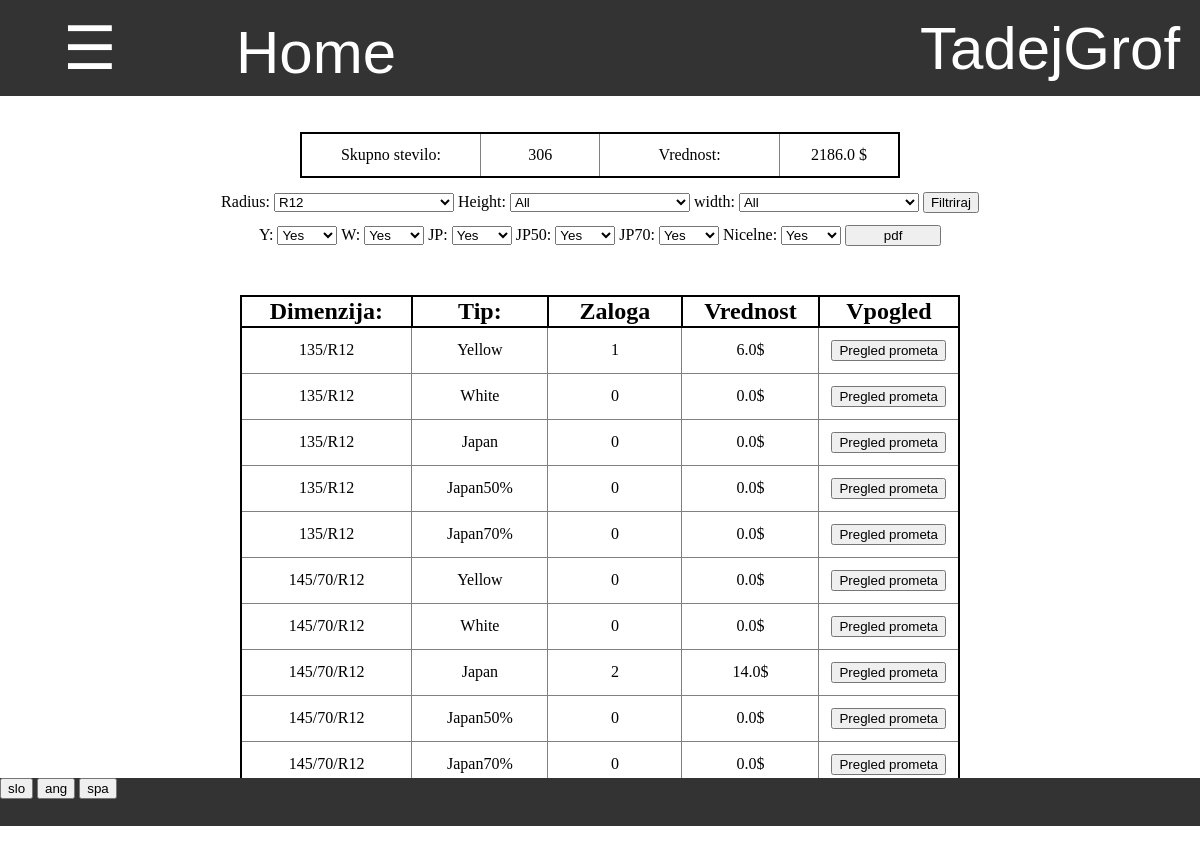
Page /zaloga/ (signed in) on the committed database.
### program/models.py (models this page shows)
class Profil(models.Model):
    user = models.OneToOneField(User,on_delete=models.CASCADE)
    jezik =  models.CharField(default="spa",max_length=3, choices=JEZIKI)

### zaloga/models.py (models this page shows, shortened)
class Zaloga(models.Model):
    title = models.CharField(default="skladisce", max_length=20)
    tip = models.CharField(default="vele_prodaja", choices=TIPI_PRODAJE, max_length=20)
    @property
    def vrni_razlicne_radiuse(self):
        razlicni_radiusi = []
        for radius in self.sestavina_set.all().values('dimenzija__radius').distinct().order_by('dimenzija__radius'):
            razlicni_radiusi.append(radius['dimenzija__radius'])
        return razlicni_radiusi
    @property
    def vrni_dimenzije(self):
        return Dimenzija.objects.all().values_list('dimenzija','radius','height','width','special')
    def cenik(self,tip='vele_prodaja'):
        cene = {}
        cenik = self.sestavina_set.all().prefetch_related('cena_set').filter(cena__prodaja=tip).values(
            'dimenzija__dimenzija',
            'pk',
            'cena',
            'cena__tip',
            'cena__cena')
        for cena in cenik:
            dimenzija = cena['dimenzija__dimenzija']
            tip = cena['cena__tip']
            cena = cena['cena__cena']
            if dimenzija in cene:
                if not tip in cene[dimenzija]:
                    cene[dimenzija].update({tip:float(cena)})
            else:
                    cene.update({dimenzija:{tip:float(cena)}})
        return cene
    @property
    def vrni_tipe(self):
        return TIPI_SESTAVINE

class Sestavina(models.Model):
    zaloga = models.ForeignKey(Zaloga,default=1, on_delete=models.CASCADE)
    dimenzija = models.OneToOneField(Dimenzija, on_delete=models.CASCADE)
    Y = models.IntegerField(default = 0)
    W = models.IntegerField(default = 0)
    JP = models.IntegerField(default = 0)
    JP50 = models.IntegerField(default = 0)
    JP70 = models.IntegerField(default = 0)
    class Meta:
        ordering = ['dimenzija']

### zaloga/views.py (the view, shortened to what this page needs)
# urls.py: path('', views.pregled_zaloge, name='pregled_zaloge'),
@login_required
def pregled_zaloge(request):
    if request.method == "GET":
        sestavine = zaloga.sestavina_set.all()
        radius = request.GET.get('radius','R12')
        height = request.GET.get('height','all')
        width = request.GET.get('width', 'all')
        nicelne = request.GET.get('nicelne','true')
        cenik = zaloga.cenik('vele_prodaja')
        if radius != "all":
            sestavine = sestavine.filter(dimenzija__radius=radius)
        if height != "all":
            sestavine = sestavine.filter(dimenzija__height=height)
        if width != "all":
            if "C" in width:
                width = width.replace('C','')
                sestavine = sestavine.filter(dimenzija__width=width, dimenzija__special = True)
            else:
                sestavine = sestavine.filter(dimenzija__width=width, dimenzija__special = False)
        tipi = []
        for tip in zaloga.vrni_tipe:
            if request.GET.get(tip[0],"true") == "true":
                tipi.append(tip)
        sestavine = sestavine.values(
            'dimenzija__dimenzija',
            'pk',
            'Y',
            'W',
            'JP',
            'JP50',
            'JP70',
        )
        cene = {}
        skupno = 0
        vrednost = 0
        for sestavina in sestavine:
            dimenzija = sestavina['dimenzija__dimenzija']
            for tip in tipi:
                stevilo = sestavina[tip[0]]
                cena = cenik[dimenzija][tip[0]]
                skupno += stevilo
                vrednost += cena * stevilo
                if dimenzija in cene:
                    if not tip[0] in cene[dimenzija]:
                        cene[dimenzija].update({tip[0]:stevilo * cena})
                else:
                    cene.update({dimenzija:{tip[0]:stevilo * cena}})
        slovar = {
            'sestavine':sestavine,
            'tipi':tipi,
            'radius':radius,
            'height':height,
            'width':width,
            'skupno':skupno,
            'nicelne': nicelne,
            'cene':cene,
            'vrednost':vrednost
        }
        return pokazi_stran(request, 'zaloga/zaloga.html', slovar)

### program/models.py (called while the page is built)
    @property
    def vrni_jezike(self):
        return JEZIKI

### zaloga/templatetags/zaloga_exstras.py (called while the page is built)
@register.filter
def keyvalue(dict, key):
    return dict[key]

### zaloga/views.py (called while the page is built)
def vrni_slovar(request):
    with open('slovar.json') as dat:
        slovar = json.load(dat)
    return slovar

def pokazi_stran(request, html, baze={}):
    slovar = {'prodaja':prodaja, 'zaloga':zaloga,'program':program,'slovar':vrni_slovar(request),'jezik':request.user.profil.jezik}
    slovar.update(baze)
    return render(request, html, slovar)

### zaloga/templates/zaloga/zaloga.html (shortened to what this page needs)
{% extends 'program/base.html' %}
{% load zaloga_exstras %}
{% block content %}
    <div style="margin-top:3%;display:inline-block;width:50%" >
        <table class="tabela_vnosov">
            <tr>
                <td width="30%"> {{slovar|keyvalue:'Skupno stevilo'|keyvalue:jezik}}: </td>
                <td width="20%"> {{skupno}} </td>
                <td width="30%"> {{slovar|keyvalue:'Vrednost'|keyvalue:jezik}}: </td>
                <td width="20%"> {{vrednost}} $</td>
            </tr>
        </table>
    </div>
    <div class="filter">
        <div style="display:block">
            <form id="filter" action="{% url 'pregled_zaloge' %}" method="GET">
                {% include "program/dinamic_select.html" %}
                <input type="submit" value="{{slovar|keyvalue:'Filtriraj'|keyvalue:jezik}}">
            </form>
        </div>
        <div style="display:block;margin-top:1%">
            {% for tip in zaloga.vrni_tipe %}
                {{tip.0}}:
                <select style="width:5%" form="filter" name="{{tip.0}}">
                    {% if tip in tipi %}
                        <option value="true" selected> Yes </option>
                    {% else %}
                        <option value="true"> Yes </option>
                        <option value="false" selected> No </option>
                    {% endif %}
                </select>
            {% endfor %}
            Nicelne:
            <select form="filter" name="nicelne" style="width:5%">
                {% if nicelne == "true" %}
                    <option value="true"> Yes </option>
                {% else %}
                    <option value="true"> Yes </option>
                    <option value="false" selected> No </option>
                {% endif %}
            </select>
            <form style="display:inline-block;width:8%" action="{% url 'pdf_zaloge' %}" method="GET">
                <input style="width:100%"type="submit" value="pdf">
            </form>
        </div>
    </div>
    <div class="table">
        <table class="tabela_vnosov" >
            <tr class="header">
                <th width="25%">
                    {{slovar|keyvalue:'Dimenzija'|keyvalue:jezik}}:
                </th>
                <th width="20%" class="tip">
                    {{slovar|keyvalue:'Tip'|keyvalue:jezik}}:
                </th>
                <th width="20%" class="total">
                    {{slovar|keyvalue:'Zaloga'|keyvalue:jezik}}
                </th>
                <th width="20%" class="total">
                    {{slovar|keyvalue:'Vrednost'|keyvalue:jezik}}
                </th>
                {% if perms.zaloga.view_sprememba %}
                <th width="15%" class="vpogled">
                    {{slovar|keyvalue:'Vpogled'|keyvalue:jezik}}
                </th>
                {% endif %}
            </tr>
                {% for sestavina in sestavine %}
                    {% for tip in tipi %}
                        <tr class="vrstica vrstica_{{tip.0}}">
                            <td> {{sestavina.dimenzija__dimenzija}} </td>
                            <td> {{ tip.1 }} </td>
                            <td> {{sestavina|keyvalue:tip.0}} </td>
                            <td> {{cene|keyvalue:sestavina.dimenzija__dimenzija|keyvalue:tip.0}}$</td>
                            <td>
                                <form action="{% url 'pregled_prometa' tip.0 sestavina.pk %}" method="GET">
                                    <input type="submit" value="{{slovar|keyvalue:'Pregled prometa'|keyvalue:jezik}}">
                                </form>
                            </td>
                        </tr>
                    {% endfor %}
                {% endfor %}
        </table>
    </div>
{% endblock %}

### program/templates/css/navbar.html (shortened to what this page needs)
{% load zaloga_exstras %}
<div id="navbar" class="navbar">
    <button onclick="odpri()" class="nav" style="width:15%"> ☰ </button>
    <a style="width:20%" href="/">Home</a>
    <div class="racun dropdown" id="racun">
        <button class="dropbtn" >{{ user.get_username }}
        </button>
    </div>
</div>

### program/templates/program/dinamic_select.html (shortened to what this page needs)
        Radius:
            <select id='radius' name="radius" onchange="SpremeniRadius()">
                {% for rad in zaloga.vrni_razlicne_radiuse %}
                    {% if rad == radius %}
                        <option value="{{rad}}" selected> {{rad}} </option>
                    {% else %}
                        <option value="{{rad}}"> {{rad}} </option>
                    {% endif %}
                {% endfor %}
            </select>
            Height:
            <select id="height" name="height" onchange="SpremeniHeight()">
                <option value="all"> All </option>
            </select>
            width:
            <select id="width" name="width" onchange="SpremeniWidth()">
                <option value="all"> All </option>
            </select>

### program/static/css/footer.css (style rules this page uses)
div { margin: 0%; padding: 0%; }
div input { margin: 0%; }
div form { margin:0%; padding: 0% }

### program/templates/program/base.html (style rules this page uses)
body { margin: 0%; padding: 0%; overflow:hidden; }
div { margin: 0%; padding: 0%; }

### program/templates/css/tabele.html (style rules this page uses)
table.tabela_vnosov { width:100%; border-spacing:0; border: 2px solid black; border-collapse: collapse; padding:0.5% }
table.tabela_vnosov th { border: 2px solid black; border-collapse: collapse; font-size: 150%; }
table.tabela_vnosov td { font-size: 100%; text-align: center; border: 1px solid grey; padding: 1vmin; border-collapse: collapse; }

### program/templates/css/navbar.html (style rules this page uses)
.navbar { overflow: hidden; background-color: #333; font-family: Arial; height:12% }
.navbar a { float: left; font-size: 5vmin; color: white; text-align: center; padding: 18px 16px; text-decoration:none; height:100%; }
.navbar .dropdown, .nav { float: left; height:100%; width:100%; margin:0; overflow:hidden; }
.navbar .dropdown .dropbtn, .nav { font-size: 5vmin; border: none; outline: none; color: white; padding: 12px 16px; width:100%; height:100%; background-color: inherit; font-family: inherit; margin: 0; }
.navbar .racun { float:right; width:300px; overflow:hidden }

### zaloga/templates/zaloga/zaloga.html (style rules this page uses)
select { width:15%; }
div.filter { display:block; margin-top:1.2%; width:100%; text-align:center; height:15%; }
div.table { display:block; position:relative; width:60%; left:20%; margin-bottom:4%; }

### rows in the picture
Profil: jezik "Skupno stevilo", jezik "Vrednost", jezik "Filtriraj", jezik "Dimenzija", jezik "Tip", jezik "Zaloga", jezik "Vpogled", tipi "Pregled prometa" "Pregled prometa" "Pregled prometa" "Pregled prometa" "Pregled prometa" "Pregled prometa" "Pregled prometa" "Pregled prometa" "Pregled prometa" "Pregled prometa"
Zaloga: radius "R12"
Sestavina: dimenzija__dimenzija "135/R12" "135/R12" "135/R12" "135/R12" "135/R12", tip "Yellow" "White" "Japan" "Japan50%" "Japan70%", tipi "1" "0" "0" "0" "0", tipi "6.0" "0.0" "0.0" "0.0" "0.0"
Sestavina: dimenzija__dimenzija "145/70/R12" "145/70/R12" "145/70/R12" "145/70/R12" "145/70/R12", tip "Yellow" "White" "Japan" "Japan50%" "Japan70%", tipi "0" "0" "2" "0" "0", tipi "0.0" "0.0" "14.0" "0.0" "0.0"

### other values in the picture
{{ user.get_username }} "TadejGrof"
{{ skupno }} "306"
{{ vrednost }} "2186.0"
{{ tip.0 }} "Y" "W" "JP" "JP50" "JP70"
